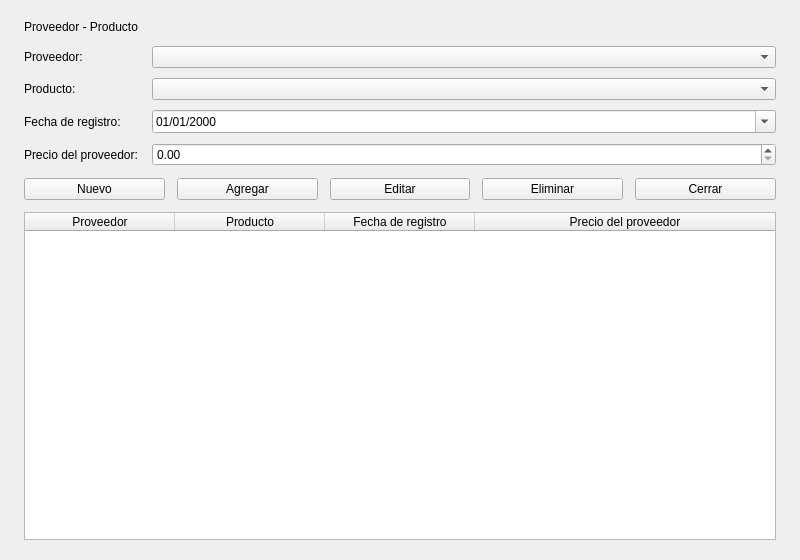
<?xml version="1.0" encoding="UTF-8"?>
<ui version="4.0">
 <class>VentanaDetalleProveedorProducto</class>
 <widget class="QDialog" name="VentanaDetalleProveedorProducto">
  <property name="geometry">
   <rect>
    <x>0</x>
    <y>0</y>
    <width>800</width>
    <height>560</height>
   </rect>
  </property>
  <property name="windowTitle">
   <string>Proveedor - Producto</string>
  </property>
  <layout class="QVBoxLayout" name="layoutPrincipal"><property name="spacing"><number>12</number></property><property name="leftMargin"><number>24</number></property><property name="topMargin"><number>20</number></property><property name="rightMargin"><number>24</number></property><property name="bottomMargin"><number>20</number></property><item><widget class="QLabel" name="lblEncabezado"><property name="text"><string>Proveedor - Producto</string></property></widget></item>
   <item>
    <layout class="QFormLayout" name="layoutFormulario"><property name="horizontalSpacing"><number>14</number></property><property name="verticalSpacing"><number>10</number></property>
     <item row="0" column="0">
      <widget class="QLabel" name="lblProveedor">
       <property name="text">
        <string>Proveedor:</string>
       </property>
      </widget>
     </item>
     <item row="0" column="1">
      <widget class="QComboBox" name="cmbProveedor"/>
     </item>
     <item row="1" column="0">
      <widget class="QLabel" name="lblProducto">
       <property name="text">
        <string>Producto:</string>
       </property>
      </widget>
     </item>
     <item row="1" column="1">
      <widget class="QComboBox" name="cmbProducto"/>
     </item>
     <item row="2" column="0">
      <widget class="QLabel" name="lblFecha">
       <property name="text">
        <string>Fecha de registro:</string>
       </property>
      </widget>
     </item>
     <item row="2" column="1">
      <widget class="QDateEdit" name="dteFecha">
       <property name="displayFormat">
        <string>dd/MM/yyyy</string>
       </property>
       <property name="calendarPopup">
        <bool>true</bool>
       </property>
      </widget>
     </item>
     <item row="3" column="0">
      <widget class="QLabel" name="lblPrecio">
       <property name="text">
        <string>Precio del proveedor:</string>
       </property>
      </widget>
     </item>
     <item row="3" column="1">
      <widget class="QDoubleSpinBox" name="spnPrecio">
       <property name="decimals">
        <number>2</number>
       </property>
       <property name="maximum">
        <double>99999999.99</double>
       </property>
      </widget>
     </item>
    </layout>
   </item>
   <item>
    <layout class="QHBoxLayout" name="layoutBotones">
     <item>
      <widget class="QPushButton" name="btnNuevo">
       <property name="text">
        <string>Nuevo</string>
       </property>
       <property name="autoDefault">
        <bool>false</bool>
       </property>
      </widget>
     </item>
     <item>
      <widget class="QPushButton" name="btnAgregar">
       <property name="text">
        <string>Agregar</string>
       </property>
       <property name="autoDefault">
        <bool>false</bool>
       </property>
      </widget>
     </item>
     <item>
      <widget class="QPushButton" name="btnEditar">
       <property name="text">
        <string>Editar</string>
       </property>
       <property name="autoDefault">
        <bool>false</bool>
       </property>
      </widget>
     </item>
     <item>
      <widget class="QPushButton" name="btnEliminar">
       <property name="text">
        <string>Eliminar</string>
       </property>
       <property name="autoDefault">
        <bool>false</bool>
       </property>
      </widget>
     </item>
     <item>
      <widget class="QPushButton" name="btnCerrar">
       <property name="text">
        <string>Cerrar</string>
       </property>
       <property name="autoDefault">
        <bool>false</bool>
       </property>
      </widget>
     </item>
    </layout>
   </item>
   <item>
    <widget class="QTableWidget" name="tblDetalles">
     <property name="editTriggers">
      <set>QAbstractItemView::EditTrigger::NoEditTriggers</set>
     </property>
     <property name="selectionMode">
      <enum>QAbstractItemView::SelectionMode::SingleSelection</enum>
     </property>
     <property name="selectionBehavior">
      <enum>QAbstractItemView::SelectionBehavior::SelectRows</enum>
     </property><property name="alternatingRowColors"><bool>true</bool></property><property name="showGrid"><bool>false</bool></property>
     <attribute name="horizontalHeaderStretchLastSection">
      <bool>true</bool>
     </attribute><attribute name="verticalHeaderVisible"><bool>false</bool></attribute><attribute name="horizontalHeaderDefaultSectionSize"><number>150</number></attribute>
     <column>
      <property name="text">
       <string>Proveedor</string>
      </property>
     </column>
     <column>
      <property name="text">
       <string>Producto</string>
      </property>
     </column>
     <column>
      <property name="text">
       <string>Fecha de registro</string>
      </property>
     </column>
     <column>
      <property name="text">
       <string>Precio del proveedor</string>
      </property>
     </column>
    </widget>
   </item>
  </layout>
 </widget>
 <resources/>
 <connections/>
</ui>
